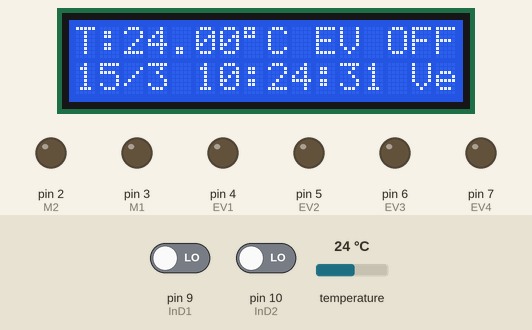
The sketch below on a simulated Arduino Uno, built with avr-gcc and run on an emulated ATmega328P. Parts: 16×2 character LCD, output pins drawn as LEDs (lit = HIGH). Dashed ring = blinking. The test bench sets the inputs (shaded band); at power-on: pin 10 (InD2) LOW, temperature 24 °C, pin 9 (InD1) LOW. The local clock reads 2024-03-15 10:24:30 at power-on unless the sketch sets it.

Above: at 1.2 s.
1.3 s: pin 10 (InD2) driven HIGH
At 3.4 s:
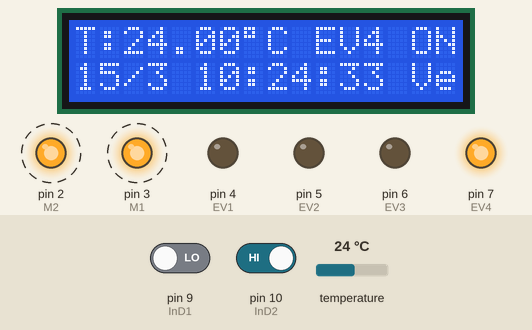
4.3 s: temperature set to 0 °C
At 5.8 s:
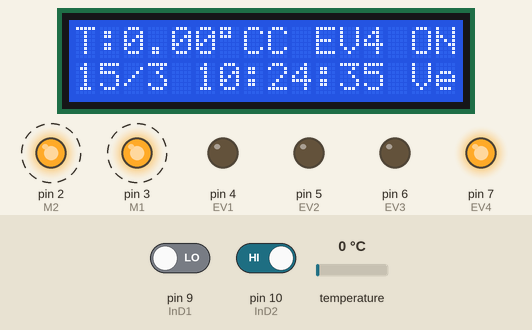
7.3 s: pin 10 (InD2) driven LOW
At 8.8 s:
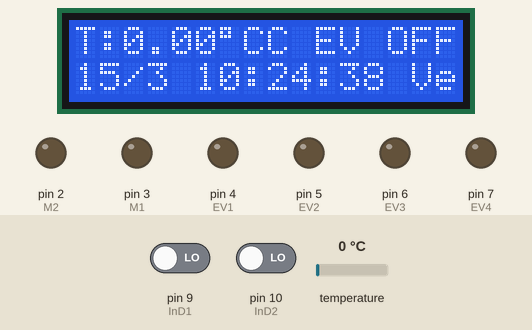
10.3 s: pin 9 (InD1) driven HIGH
At 11.8 s:
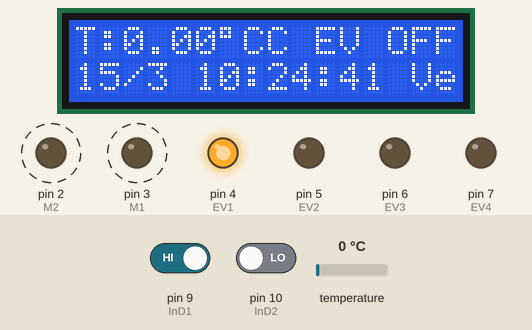
13.3 s: temperature set to 9.4 °C
At 14.8 s:
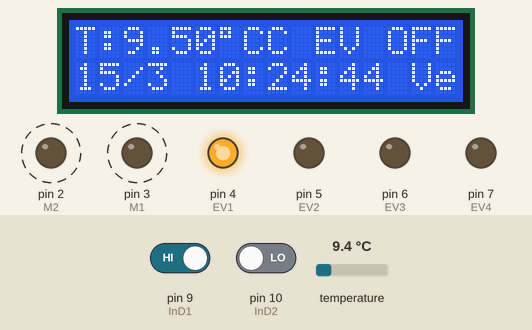
15.5 s: temperature set to 10.3 °C
At 30.8 s:
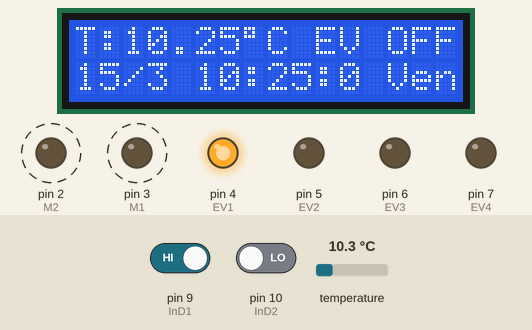
Timing chart, 0 to 32.5 s (numbered marks = the images above; inputs shaded):
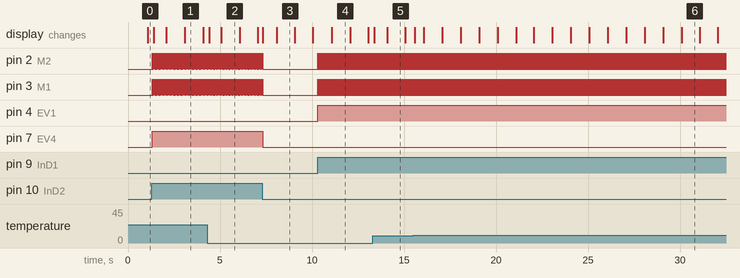

Measured:
- the behaviour switches between 9.8 and 9.9 °C on temperature (found by bisection; images 5 and 6)
- after the input at 1.3 s, pin 2 (M2), pin 3 (M1): alternates HIGH for 0.04 s and LOW for 0.01 s, starting at once; pin 7 (EV4): LOW → HIGH at once; the display: first changes after 0.11 s (image 1 shows a later state)
- after the input at 4.3 s, the display: first changes after 0.12 s (image 2 shows a later state)
- after the input at 7.3 s, pin 2 (M2), pin 3 (M1): goes on until 7.3 s, then stays LOW; pin 7 (EV4): HIGH → LOW at once; the display: first changes at once (image 3 shows a later state)
- after the input at 10.3 s, pin 2 (M2), pin 3 (M1): alternates HIGH for 0.01 s and LOW for 0.04 s, starting at once; pin 4 (EV1): LOW → HIGH at once
- after the input at 15.5 s, the display: first changes after 0.09 s (image 6 shows a later state)

The sketch:

mini_PLC.ino
```cpp
// ELECTROVANNE 1
//DÉBUT
int on_off1   = 1;

int jour_1I    = 4; // 0=Dim, 1=Lun, 2=Mar, 3=Mer, 4=Jeu, 5=Ven, 6=Sam
int time_1I   = 14;
int minute_1I = 36;
//FIN
int jour_1F    = 4; // 0=Dim, 1=Lun, 2=Mar, 3=Mer, 4=Jeu, 5=Ven, 6=Sam
int time_1F   = 14;
int minute_1F = 37;

// ELECTROVANNE 2
//DÉBUT
int on_off2   = 1;

int jour_2I    = 4; // 0=Dim, 1=Lun, 2=Mar, 3=Mer, 4=Jeu, 5=Ven, 6=Sam
int time_2I   = 14;
int minute_2I = 37;
// FIN
int jour_2F    = 2; // 0=Dim, 1=Lun, 2=Mar, 3=Mer, 4=Jeu, 5=Ven, 6=Sam
int time_2F   = 14;
int minute_2F = 38;

// ELECTROVANNE 3
//DÉBUT
int on_off3   = 1;

int jour_3I    = 2; // 0=Dim, 1=Lun, 2=Mar, 3=Mer, 4=Jeu, 5=Ven, 6=Sam
int time_3I   = 12;
int minute_3I = 18;
//FIN
int jour_3F    = 2; // 0=Dim, 1=Lun, 2=Mar, 3=Mer, 4=Jeu, 5=Ven, 6=Sam
int time_3F   = 14;
int minute_3F = 19;

// ELECTROVANNE 4
//DÉBUT
int on_off4   = 1;

int jour_4I    = 2; // 0=Dim, 1=Lun, 2=Mar, 3=Mer, 4=Jeu, 5=Ven, 6=Sam
int time_4I   = 14;
int minute_4I = 32;
//FIN
int jour_4F    = 2; // 0=Dim, 1=Lun, 2=Mar, 3=Mer, 4=Jeu, 5=Ven, 6=Sam
int time_4F   = 14;
int minute_4F = 34;

#include <Wire.h>
#include "Sodaq_DS3231.h"
//#include <DS3231.h>
#include <LiquidCrystal_I2C.h> // Debe descargar la Libreria que controla el I2C
// Set the LCD address to 0x27 for a 16 chars and 2 line display
LiquidCrystal_I2C lcd(0x27, 16, 2); //  *  lcd: SDA (pinA4), SCL(pinA5)
char JourDeSemaine[][6] = { "Dim", "Lun", "Mar", "Mer", "Jeu", "Ven", "Sam" };
//year, month, date, hour, min, sec and week-day(starts from 0 and goes to 6)
//writing any non-existent time-data may interfere with normal operation of the RTC.
//Take care of week-day also.
//DateTime dt(2021, 06, 25, 14, 06, 0, 5); // une seule fois
const int InA1 = A0;
const int InA2 = A1;
const int InA3 = A2;
const int InA4 = A3;
const int InD1 = 9;
const int InD2 = 10;

const int EV1 = 4;
const int EV2 = 5;
const int EV3 = 6;
const int EV4 = 7;
const int M1 = 3;
const int M2 = 2;

void setup() {
  Wire.begin();
  rtc.begin();
  // une seule fois pour regler l'heure
  //rtc.setDateTime(dt); //Adjust date-time as defined 'dt' above
  lcd.begin();
  lcd.backlight();
  lcd.clear();
  // La ligne définit la date, l'heure et le jour de la semaine, la ligne doit être supprimée lors du deuxième chargement

  pinMode(InA1, INPUT);
  pinMode(InA2, INPUT);
  pinMode(InA3, INPUT);
  pinMode(InA4, INPUT);
  pinMode(InD1, INPUT);
  pinMode(InD2, INPUT);

  pinMode(EV1, OUTPUT);
  pinMode(EV2, OUTPUT);
  pinMode(EV3, OUTPUT);
  pinMode(EV4, OUTPUT);
  pinMode(M1, OUTPUT);
  pinMode(M2, OUTPUT);

}

void loop()
{
int segundo_I = 0;
int segundo_F = 0;
  ////Read Real Time Clock
  DateTime now = rtc.now();
  lcd.setCursor(0, 0);
  rtc.convertTemperature();             //convert current temperature into registers
  lcd.print("T:");
  lcd.print(rtc.getTemperature()); //read registers and display the temperature
  lcd.print((char)223);            // on ajoute le symbole ° après la valeur de la température
  lcd.print("C");
  lcd.setCursor(0, 1);
  lcd.print(now.date(), DEC);
  lcd.print('/');
  lcd.print(now.month(), DEC);
  lcd.print(' ');
  lcd.print(now.hour(), DEC);
  lcd.print(':');
  lcd.print(now.minute(), DEC);
  lcd.print(':');
  lcd.print(now.second(), DEC);
  lcd.print(' ');
  lcd.print(JourDeSemaine[now.dayOfWeek()]);

  // ELECTROVANNE 1
  if (on_off1 == 1) {
    if ((now.dayOfWeek() == jour_1I && now.hour() == time_1I && now.minute() == minute_1I )|| digitalRead(InD1)) {
      lcd.setCursor(10, 0);
      lcd.print("EV1 ON");
      digitalWrite(EV1, 1);
      digitalWrite(M2, 1);
      digitalWrite(M1, 1);
    }
  }
  if ((now.dayOfWeek() == jour_1F && now.hour() == time_1F && now.minute() == minute_1F)|| !digitalRead(InD1)) {
          lcd.setCursor(10, 0);
      lcd.print("EV OFF");
    digitalWrite(EV1, 0);
    digitalWrite(M2, 0);
    digitalWrite(M1, 0);
  }

  // ELECTROVANNE 2
  if (on_off2 == 1) {
    if (now.dayOfWeek() == jour_2I && now.hour() == time_2I && now.minute() == minute_2I) {
    lcd.setCursor(10, 0);
    lcd.print("EV2 ON");
      digitalWrite(EV2, 1);
      digitalWrite(M2, 1);
      digitalWrite(M1, 1);
    }
  }
  if ((now.dayOfWeek() == jour_2F && now.hour() == time_2F && now.minute() == minute_2F)) {
          lcd.setCursor(10, 0);
      lcd.print("EV OFF");
    digitalWrite(EV2, 0);
    digitalWrite(M2, 0);
    digitalWrite(M1, 0);
  }
  // ELECTROVANNE 3
  if (on_off3 == 1) {
    if (now.dayOfWeek() == jour_3I && now.hour() == time_3I && now.minute() == minute_3I) {
         lcd.setCursor(10, 0);
      lcd.print("EV3 ON");
      digitalWrite(EV3, 1);
      digitalWrite(M2, 1);
      digitalWrite(M1, 1);
    }
  }
  if ((now.dayOfWeek() == jour_3F && now.hour() == time_3F && now.minute() == minute_3F)) {
          lcd.setCursor(10, 0);
      lcd.print("EV OFF");
    digitalWrite(EV3, 0);
    digitalWrite(M2, 0);
    digitalWrite(M1, 0);
  }

  // ELECTROVANNE 4
  if (on_off4 == 1) {
    if ((now.dayOfWeek() == jour_4I && now.hour() == time_4I && now.minute() == minute_4I)|| digitalRead(InD2)) {
    lcd.setCursor(10, 0);
    lcd.print("EV4 ON");
      digitalWrite(EV4, 1);
      digitalWrite(M2, 1);
      digitalWrite(M1, 1);
    }
  }
  if ((now.dayOfWeek() == jour_4F && now.hour() == time_4F && now.minute() == minute_4F)|| !digitalRead(InD2)) {
          lcd.setCursor(10, 0);
      lcd.print("EV OFF");
    digitalWrite(EV4, 0);
    digitalWrite(M2, 0);
    digitalWrite(M1, 0);
  }

  if (on_off1 == 0 || on_off2 == 0 || on_off3 == 0 || on_off4 == 0) {
    if(on_off1 == 1 && on_off2 == 1 && on_off3 == 1 && on_off4 == 1){
    digitalWrite(M2, 0);
    digitalWrite(M1, 0);
  }
  }
}
```
